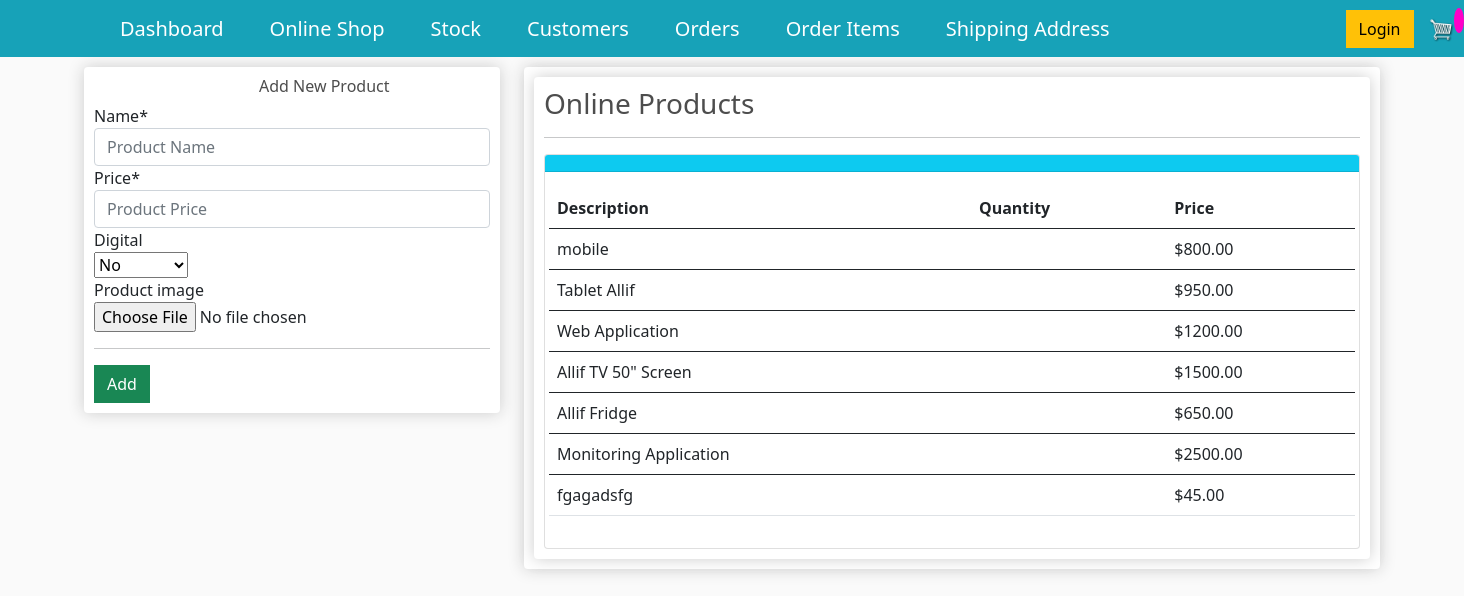
Before: /stock_online/ with the older database file.
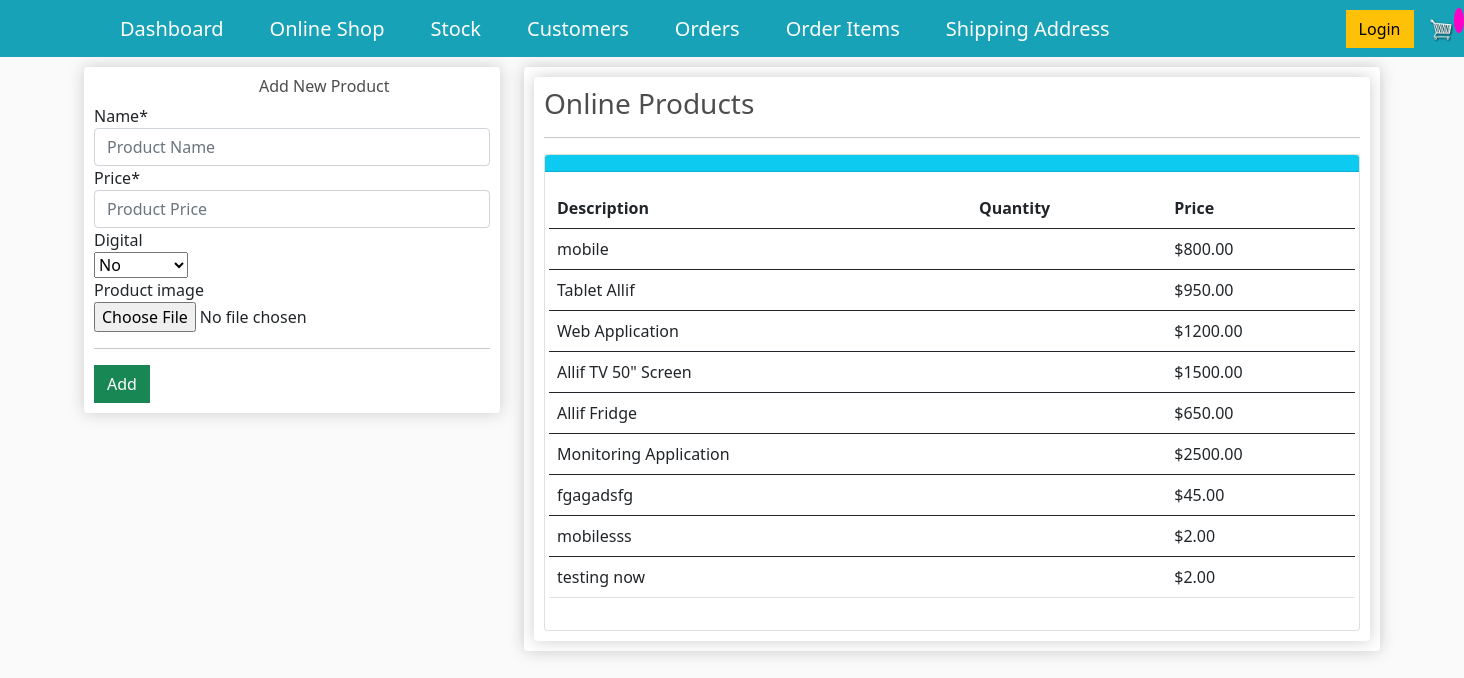
After: the same page with the newer database file.
### store/models.py (models this page shows, shortened)
class Product(models.Model):
    name = models.CharField(max_length=255, null=True)
    price=models.DecimalField(max_digits=7,decimal_places=2)
    digital = models.BooleanField(default=False,blank=True, null=True)#If the item is digital, we dont need to ship
    product_image=models.ImageField(null=True, blank=True)

### store/views.py (the view)
# urls.py: path('stock_online/', views.stock_online, name="stock_online"),
def stock_online(request):
    title="Allifmaal Online Stock"
    form=AddOnlineStockForm(request.POST or None)
    items = Product.objects.all()
    if form.is_valid():
        form.save()
        messages.success(request, 'Customer added successfully')
        return redirect('stock_online')
    context={
        "title": title,
        "form":form,
        "items":items,
        }
    return render(request,'store/stock_online.html',context)

### store/forms.py
class AddOnlineStockForm(forms.ModelForm): #the forms here is the one imported up there.
    class Meta:
        model = Product
        fields = ['name','price','digital','product_image']
        widgets={
            'name':forms.TextInput(attrs={'class':'form-control','placeholder':'Product Name'}),
            'price':forms.TextInput(attrs={'class':'form-control','placeholder':'Product Price'}),
        }

### store/templates/store/stock_online.html (shortened to what this page needs)
{% extends "store/main.html"%}
{% load crispy_forms_tags %}
{% load static %}
{% block content %}
<div class="row">
	<div class="col-lg-4">
		<div class="box-element" id="form-wrapper">
                <div id="user-info">
                <h6 style="padding-left:165px">Add New Product</h6>
                <form method='POST' action=''> {% csrf_token %}
                    {{form|crispy}}
                </div>
                <hr>
                <input id="form-button" class="btn btn-success btn-block" type="submit" value="Add">
		</div>
        <br>
	</div>
	<div class="col-lg-8">
		<div class="box-element">
            <div class="box-element">
        <h3>Online Products</h3>
        <hr>
            <div class="card">
                <div class="card-header bg-info text-white">
                </div>
                <div class="card-body">
                    <div class="row">
                       <table class="table table-hover">
                        <thead>
                          <tr>
                            <th scope="col">Description</th>
                            <th scope="col">Quantity</th>
                            <th scope="col">Price</th>
                          </tr>
                        </thead>
                        <tbody>
                            {% for item in items %}
                            <tr>
                            <td>{{item.name}}</td>
                            <td>{{item.quantity}}</td>
                            <td>${{item.price}}</td>
                          </tr>
                        </tbody>
                        {% endfor %}
                      </table>
                </div>
            </div>
        </div>
            </div>
		</div>
	</div>
</div>
{% endblock %}

Changed rows visible on the page:
added Product: name "mobilesss", price "2.00"
added Product: name "testing now", price "2.00"
